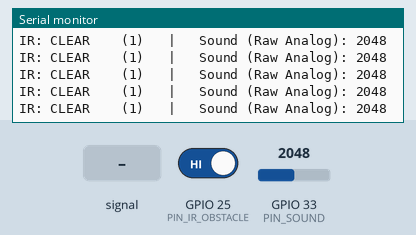
Bench run of a program on a simulated ESP32. Parts: the last lines printed to the serial monitor. The inputs (shaded band) are chosen by the test bench; at power-on: GPIO 25 (PIN_IR_OBSTACLE) HIGH, GPIO 33 (PIN_SOUND) = 2048.

Above: at 2.2 s.
2.3 s: GPIO 25 (PIN_IR_OBSTACLE) driven LOW
At 2.33 s:
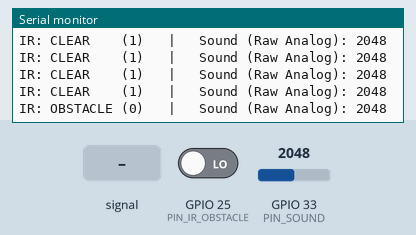
4.2 s: GPIO 33 (PIN_SOUND) fed a 200 Hz sine of ±327 counts around its level
At 4.24 s:
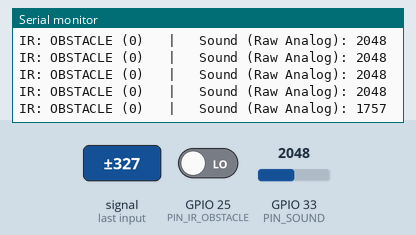
5.7 s: GPIO 33 (PIN_SOUND) set to 2866
At 5.71 s:
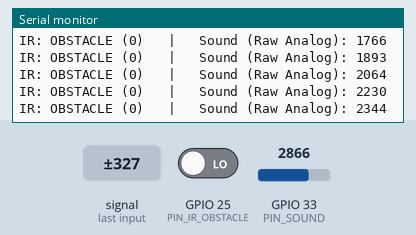
7.2 s: GPIO 33 (PIN_SOUND) fed a 1000 Hz sine of ±1023 counts around its level
At 7.22 s:
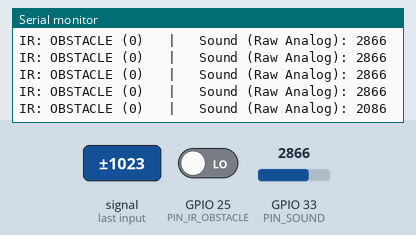
8.7 s: GPIO 33 (PIN_SOUND) set to 3603
At 8.73 s:
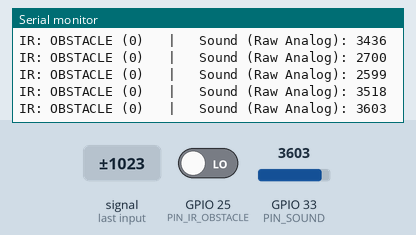
10.2 s: GPIO 25 (PIN_IR_OBSTACLE) driven HIGH
At 10.24 s:
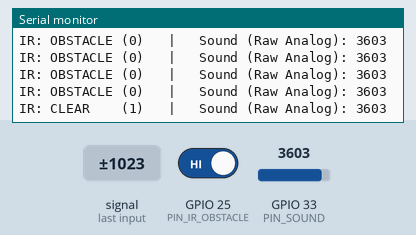
Timing chart, 0 to 12.7 s (numbered marks = the images above; inputs shaded):
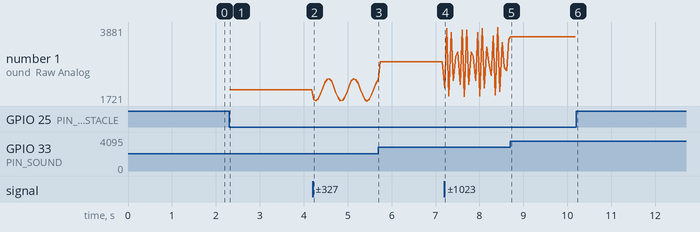

The program:

main.cpp
```cpp
#include <Arduino.h>

// Sensor Pin Definitions
const int PIN_SOUND = 33;        // Analog output (AO) from LM393/KY-038
const int PIN_IR_OBSTACLE = 25;  // Digital output (DO) from IR sensor

void setup() {
  Serial.begin(115200);

  pinMode(PIN_SOUND, INPUT);
  pinMode(PIN_IR_OBSTACLE, INPUT);

  Serial.println("--- Dual Sensor Calibration Test Started ---");
  Serial.println("Waiting for readings...");
  delay(1000);
}

void loop() {
  // 1. Read the sensors
  int irValue = digitalRead(PIN_IR_OBSTACLE);
  int soundValue = analogRead(PIN_SOUND);

  // 2. Format the IR output for readability
  // Note: Most IR sensors pull LOW (0) when an object is detected
  String irStatus = (irValue == LOW) ? "OBSTACLE (0)" : "CLEAR    (1)";

  // 3. Print the results side-by-side
  Serial.print("IR: ");
  Serial.print(irStatus);
  Serial.print("   |   Sound (Raw Analog): ");
  Serial.println(soundValue);

  // 4. Short delay: 50ms is fast enough to catch sound spikes,
  // but slow enough to read the text on the screen.
  delay(50);
}
```

Measured:
- after the input at 2.3 s, the serial monitor: prints a new line at once (image 1)
- after the input at 4.2 s, the serial monitor: prints a new line at once (image 2)
- after the input at 7.2 s, the serial monitor: prints a new line at once (image 4)
- after the input at 8.7 s, the serial monitor: prints a new line at once (image 5)
- after the input at 10.2 s, the serial monitor: prints a new line at once (image 6)
- plotted number 1: 2048 → 2344 after the input at 4.2 s, 2344 → 2866 after the input at 5.7 s, 2866 → 3518 after the input at 7.2 s, 3518 → 3603 after the input at 8.7 s
